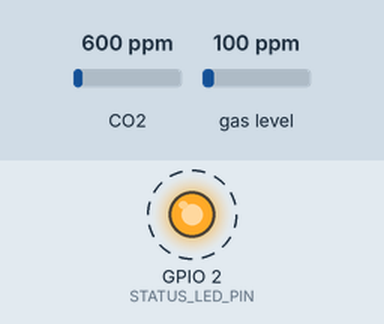
Simulated run of this sketch. Board: ESP32. Shown: output pins drawn as LEDs (lit = HIGH). Dashed ring = blinking. The inputs (shaded band) are chosen by the test bench; at power-on: CO2 600 ppm, gas level 100 ppm. What the sketch prints to the serial monitor is not drawn.

Above: at 2.0 s.
Timing chart, 0 to 6.1 s (numbered marks = the images above):
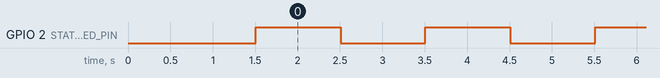

Measured:
- by itself, GPIO 2 (STATUS_LED_PIN): alternates HIGH for 1.0 s and LOW for 1.0 s

The sketch:

sgp30_test.ino
```cpp
#include <Arduino.h>
#include <Wire.h>
#include <Adafruit_SGP30.h>

constexpr uint8_t I2C_SDA_PIN = 21;
constexpr uint8_t I2C_SCL_PIN = 22;
constexpr uint8_t STATUS_LED_PIN = 2;

Adafruit_SGP30 sgp30;

void setup() {
  Serial.begin(115200);
  delay(1500);

  pinMode(STATUS_LED_PIN, OUTPUT);
  Wire.begin(I2C_SDA_PIN, I2C_SCL_PIN);

  Serial.println();
  Serial.println("K series GY-SGP30 test");
  Serial.println("Expected wiring: VCC=3V3, GND=GND, SDA=IO21, SCL=IO22");

  if (!sgp30.begin()) {
    Serial.println("SGP30 not found. Check VCC/GND/SDA/SCL wiring.");
    while (true) {
      digitalWrite(STATUS_LED_PIN, !digitalRead(STATUS_LED_PIN));
      delay(250);
    }
  }

  Serial.print("SGP30 serial #");
  Serial.print(sgp30.serialnumber[0], HEX);
  Serial.print(sgp30.serialnumber[1], HEX);
  Serial.println(sgp30.serialnumber[2], HEX);
}

void loop() {
  if (!sgp30.IAQmeasure()) {
    Serial.println("SGP30 measurement failed.");
    delay(1000);
    return;
  }

  Serial.print("eco2_ppm=");
  Serial.print(sgp30.eCO2);
  Serial.print(", tvoc_ppb=");
  Serial.println(sgp30.TVOC);

  digitalWrite(STATUS_LED_PIN, !digitalRead(STATUS_LED_PIN));
  delay(1000);
}
```
